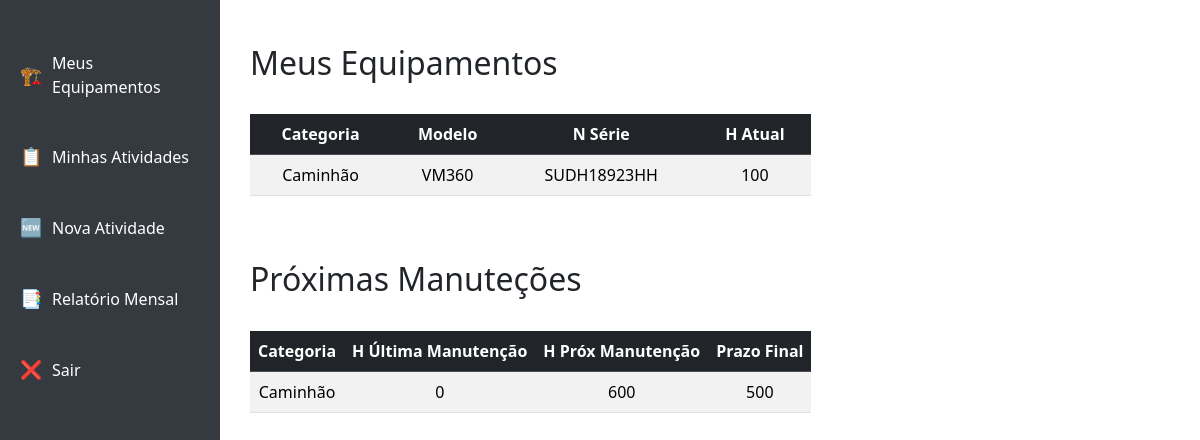
Before: /equipamentos/meus/ (signed in) with the older database file.
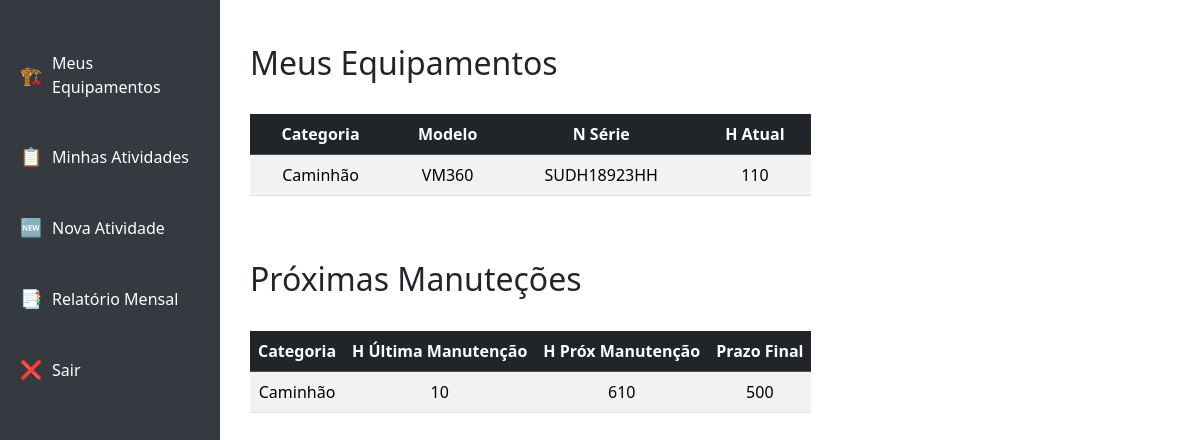
After: the same page with the newer database file.
### equipamentos/models.py (models this page shows, shortened)
class Equipamento(models.Model):
    categoria = models.ForeignKey(Categoria, on_delete=models.CASCADE)
    modelo = models.ForeignKey(Modelo, on_delete=models.CASCADE)
    numero_serie = models.CharField(max_length=20, unique=True)
    horimetro_atual = models.IntegerField(validators=[MinValueValidator(0),MaxValueValidator(99999)])
    horimetro_manutencao = models.IntegerField(default=0)
    data_manutencao = models.DateField(blank=True,null=True)
    usuario = models.ManyToManyField('usuarios.Usuario', related_name='equipamentos')

### categorias/models.py (models this page shows, shortened)
class Categoria(models.Model):
    nome = models.CharField(max_length=10)

### modelos/models.py (models this page shows, shortened)
class Modelo(models.Model):
    nome = models.CharField(max_length=25)
    fabricante = models.ForeignKey(Fabricante, on_delete=models.CASCADE)

### equipamentos/views.py (the view)
# urls.py: path('meus/', views.minha_lista_equipamentos, name='minha_lista_equipamentos'),
def minha_lista_equipamentos(request):
    equipamentos = request.user.equipamentos.all()
    return render(request, 'equipamentos/minha_lista.html', {'equipamentos': equipamentos})

### equipamentos/templatetags/math_filters.py (called while the page is built)
@register.filter
def sub(value, arg):
    try:
        return int(value) - int(arg)
    except (ValueError, TypeError):
        return ''

### equipamentos/templates/equipamentos/minha_lista.html (shortened to what this page needs)
{% extends 'base.html' %}
{% load math_filters %}
{% block content %}
<br>
<h2>Meus Equipamentos</h2>
<br>
<div class="table-responsive">
    <table class="table table-striped table-hover align-middle">
        <thead class="table-dark">
            <tr>
                <th>Categoria</th>
                <th>Modelo</th>
                <th>N Série</th>
                <th>H Atual</th>
            </tr>
        </thead>
        <tbody>
        {% for eq in equipamentos %}
            <tr>
                <td>{{ eq.categoria.nome }}</td>
                <td>{{ eq.modelo.nome }}</td>
                <td>{{ eq.numero_serie }}</td>
                <td>{{ eq.horimetro_atual }}</td>
            </tr>
        {% endfor %}
        </tbody>
    </table>
</div>
<br>
<br>
<h2>Próximas Manuteções</h2>
<br>
<div class="table-responsive">
    <table class="table table-striped table-hover align-middle">
        <thead class="table-dark">
            <th>Categoria</th>
            <th>H Última Manutenção</th>
            <th>H Próx Manutenção</th>
            <th>Prazo Final</th>
        </thead>
        <tbody>
        {% for eq in equipamentos %}
            {% if 'ã' in eq.categoria.nome %}
                <tr>
                    <td>{{ eq.categoria.nome }}</td>
                    <td>{{ eq.horimetro_manutencao }}</td>
                    <td>{{ eq.horimetro_manutencao|add:600 }}</td>
                    <td>{{ eq.horimetro_manutencao|add:600|sub:eq.horimetro_atual }}</td>
                </tr>
            {% endif %}
        {% endfor %}
        </tbody>
    </table>
</div>
{% endblock %}

Changed rows visible on the page:
changed Equipamento "SUDH18923HH": horimetro_atual "100" → "110"; horimetro_manutencao "0" → "10"; horimetro_manutencao|add "600" → "610"
